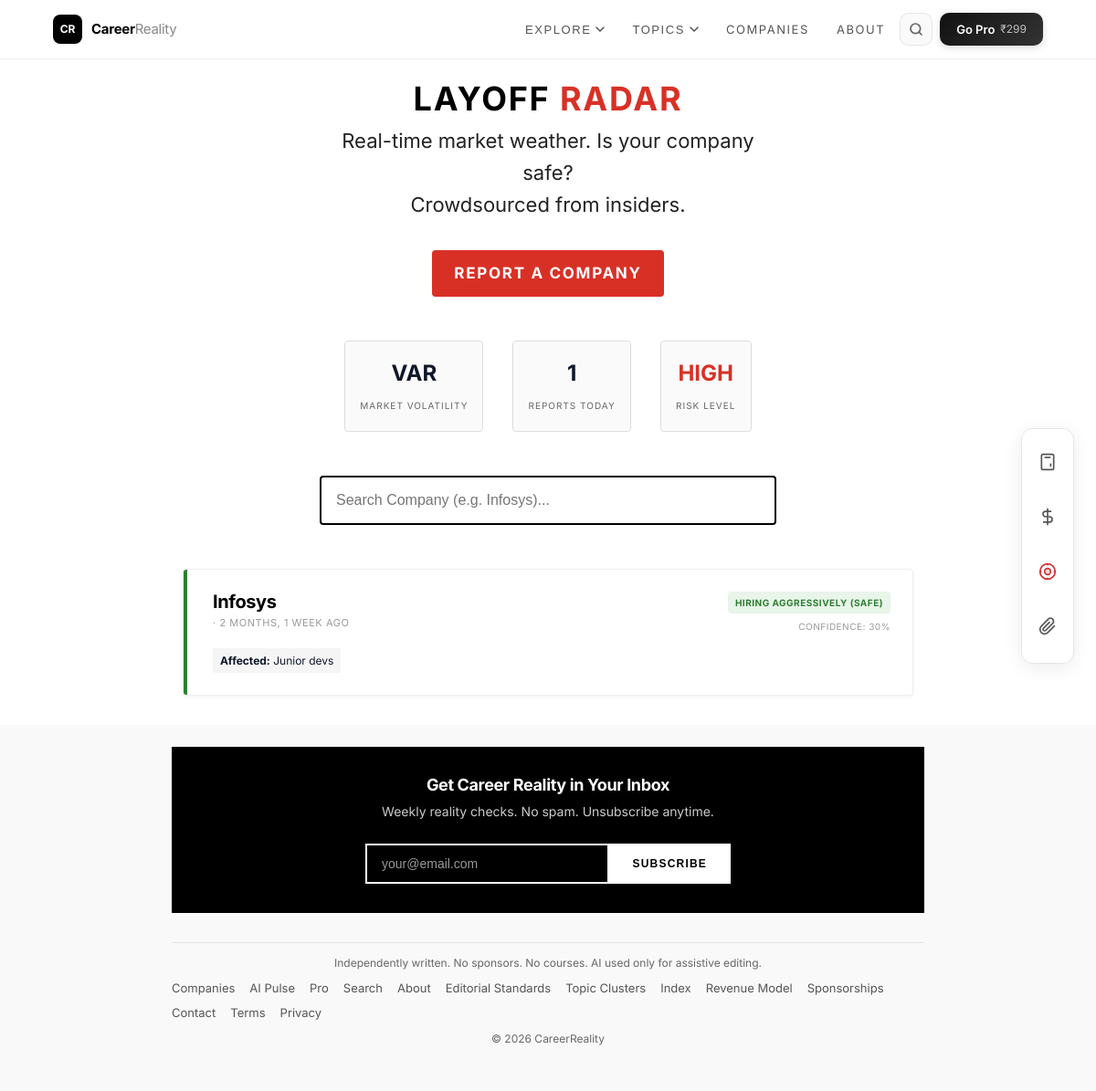
/layoff-radar/, run on the app's committed database.
### analyzer/models.py (models this page shows, shortened)
class LayoffReport(models.Model):
    STATUS_CHOICES = [
        ('hiring', 'Hiring Aggressively (Safe)'),
        ('freeze', 'Hiring Freeze'),
        ('rumor', 'Rumors of Layoffs'),
        ('layoff', 'Active Layoffs (Danger)'),
    ]
    company_name = models.CharField(max_length=100)
    status = models.CharField(max_length=20, choices=STATUS_CHOICES)
    role_affected = models.CharField(max_length=100, blank=True, help_text="e.g. Sales, Engineering")
    location = models.CharField(max_length=50, blank=True)
    details = models.TextField(blank=True, help_text="Context (optional)")
    is_verified = models.BooleanField(default=False)
    created_at = models.DateTimeField(auto_now_add=True, db_index=True)
    class Meta:
        ordering = ['-created_at']

### analyzer/views.py (the view)
# urls.py: path('layoff-radar/', analyzer_views.layoff_radar, name='layoff_radar'),
def layoff_radar(request):
    recent_reports = list(
        models.LayoffReport.objects.only(
            'company_name', 'status', 'role_affected', 'location', 'details', 'created_at'
        ).order_by('-created_at')[:50]
    )
    from django.utils import timezone
    now = timezone.now()
    for report in recent_reports:
        score = 30
        if report.details:
            score += 20
        if report.status in ['freeze', 'rumor', 'layoff']:
            score += 10
        age_days = (now - report.created_at).days
        if age_days <= 7:
            score += 40
        elif age_days <= 30:
            score += 20
        report.confidence_score = min(score, 100)
    title = "Indian Tech Layoff Radar (2026)"
    description = "Crowdsourced layoff alerts and hiring freeze updates for Indian IT. Check if your company is safe and report anonymously."
    return render(request, 'analyzer/layoff_radar.html', {
        'reports': recent_reports,
        'meta_robots': 'noindex, follow',
        'og_title': title,
        'og_description': description,
        'twitter_title': title,
        'twitter_description': description,
    })

### templates/analyzer/layoff_radar.html (shortened to what this page needs)
{% extends 'base.html' %}
{% block content %}
<section class="container-medium" style="margin-top: var(--space-lg); margin-bottom: var(--space-xl);">
    <div class="az-radar-hero">
        <h1 class="az-radar-title">Layoff <span>Radar</span></h1>
        <p class="hero-subtitle" style="max-width: 500px; margin: 0 auto;">
            Real-time market weather. Is your company safe?
            <br>Crowdsourced from insiders.
        </p>
        <a href="{% url 'report_layoff' %}" class="az-radar-btn">Report a Company</a>
    </div>
    <div class="az-stats-bar">
        <div class="stat-card">
            <span class="stat-value">VAR</span>
            <span class="stat-label">Market Volatility</span>
        </div>
        <div class="stat-card">
            <span class="stat-value">{{ reports|length }}</span>
            <span class="stat-label">Reports Today</span>
        </div>
        <div class="stat-card">
            <span class="stat-value" style="color: #d93025;">HIGH</span>
            <span class="stat-label">Risk Level</span>
        </div>
    </div>
    <div class="az-search-box">
        <input type="text" id="companySearch" placeholder="Search Company (e.g. Infosys)..." onkeyup="filterCompanies()"
            class="az-search-input">
    </div>
    <div class="radar-feed" id="radarList">
        {% for report in reports %}
        <div class="radar-card" data-company="{{ report.company_name|lower }}">
            <div
                class="radar-status-bar {% if report.status == 'hiring' %}status-safe{% elif report.status == 'freeze' %}status-warn{% else %}status-danger{% endif %}">
            </div>
            <div class="radar-content">
                <div class="radar-card-head">
                    <div>
                        <h3 class="company-name">{{ report.company_name }}</h3>
                        <div class="meta-info">
                            {{ report.location }} &middot; {{ report.created_at|timesince }} ago
                        </div>
                    </div>
                    <div class="radar-card-right">
                        <span
                            class="status-badge {% if report.status == 'hiring' %}badge-safe{% elif report.status == 'freeze' %}badge-warn{% else %}badge-danger{% endif %}">
                            {{ report.get_status_display }}
                        </span>
                        <span class="confidence-label">
                            Confidence: {{ report.confidence_score }}%
                        </span>
                    </div>
                </div>
                {% if report.role_affected %}
                <div class="role-tag">
                    <strong>Affected:</strong> {{ report.role_affected }}
                </div>
                {% endif %}
            </div>
        </div>
        {% empty %}
        <div class="radar-empty">
            <p>No data yet. Be the first source.</p>
        </div>
        {% endfor %}
    </div>
</section>
{% endblock %}

### static/css/design-system.css (style rules this page uses)
:root { --cr-black: #0f172a; --cr-black-light: #1e293b; --cr-white: #ffffff; --cr-gray-50: #f8fafc; --cr-gray-100: #f1f5f9; --cr-gray-200: #e2e8f0; --cr-gray-300: #cbd5e1; --cr-gray-400: #94a3b8; --cr-gray-500: #64748b; --cr-gray-600: #475569; --cr-gray-700: #334155; --cr-gray-800: #1e293b; --cr-gray-900: #0f172a; --cr-blue: #38bdf8; --cr-blue-dark: #0ea5e9; --cr-red: #ef4444; --cr-red-dark: #dc2626; --cr-green: #22c55e; --cr-green-dark: #166534; --cr-amber: #f59e0b; --cr-purple: #a78bfa; --cr-success-bg: #dcfce7; --cr-success-text: #166534; --cr-warning-bg: #fef3c7; --cr-warning-text: #92400e; --cr-danger-bg: #fef2f2; --cr-danger-text: #991b1b; --cr-info-bg: #dbeafe; --cr-info-text: #1e40af; --font-sans: 'Inter', -apple-system, BlinkMacSystemFont, 'Segoe UI', sans-serif; --font-mono: 'JetBrains Mono', 'Fira Code', monospace; --space-xs: 0.25rem; --space-sm: 0.5rem; --space-md: 1rem; --space-lg: 1.5rem; --space-xl: 2rem; --space-2xl: 3rem; --space-3xl: 4rem; --radius-sm: 4px; --radius-md: 8px; --radius-lg: 12px; --radius-xl: 16px; --radius-full: 9999px; --shadow-sm: 0 1px 2px rgba(0,0,0,0.05); --shadow-md: 0 4px 6px -1px rgba(0,0,0,0.07), 0 2px 4px -2px rgba(0,0,0,0.05); --shadow-lg: 0 10px 15px -3px rgba(0,0,0,0.08), 0 4px 6px -4px rgba(0,0,0,0.04); --shadow-xl: 0 20px 25px -5px rgba(0,0,0,0.1), 0 8px 10px -6px rgba(0,0,0,0.04); --transition-fast: 0.15s ease; --transition-normal: 0.25s ease; }
*, *::before, *::after { box-sizing: border-box; }
body { font-family: var(--font-sans); color: var(--cr-gray-900); line-height: 1.6; -webkit-font-smoothing: antialiased; -moz-osx-font-smoothing: grayscale; }

### data on the page
LayoffReport: company_name "Infosys", created_at "2 MONTHS, 1 WEEK", status "HIRING AGGRESSIVELY (SAFE)", confidence_score "30", role_affected "Junior devs"

### other printed values
{{ reports|length }} "1"
